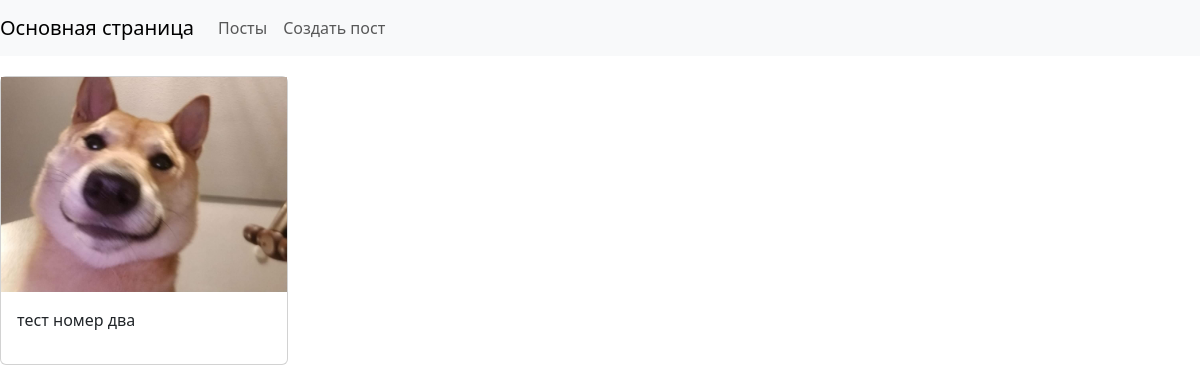
Page /posts/2/ (signed in) on the committed database.
### posts/models.py (models this page shows, shortened)
class Post(models.Model):
    image = models.ImageField(upload_to='posts_images/', null=True, blank=True)
    title = models.CharField(max_length=100)
    content = models.TextField(null=True, blank=True)
    rate = models.IntegerField(default=0)
    created_at = models.DateTimeField(auto_now_add=True)
    updated_at = models.DateTimeField(auto_now=True)
    teg = models.ManyToManyField(Teg, related_name='posts')

### posts/views.py (the view)
# urls.py: path('posts/<int:post_id>/', post_detail_view, name='post-detail'),
def post_detail_view(request, post_id):
    if request.method == 'GET':
        post = Post.objects.get(id=post_id)
        return render(request,'post/post_detail_view.html', {'post':post})

### templates/post/post_detail_view.html (shortened to what this page needs)
{% extends "index.html" %}
{% load static %}
{% block content %}
<div class="card" style="width: 18rem; margin-top: 20px">
    {% if post.image %}
    <img src="{{ post.image.url }}" class="" alt="..." >
    {% else %}
    <img src="{% static 'default_anim.jpg' %}">
    {% endif %}
    <div class="card-body">
        <p class="card-text">{{ post.content }}</p>
    </div>
</div>
{% endblock %}

### rows in the picture
Post: image (picture), content "тест номер два"
